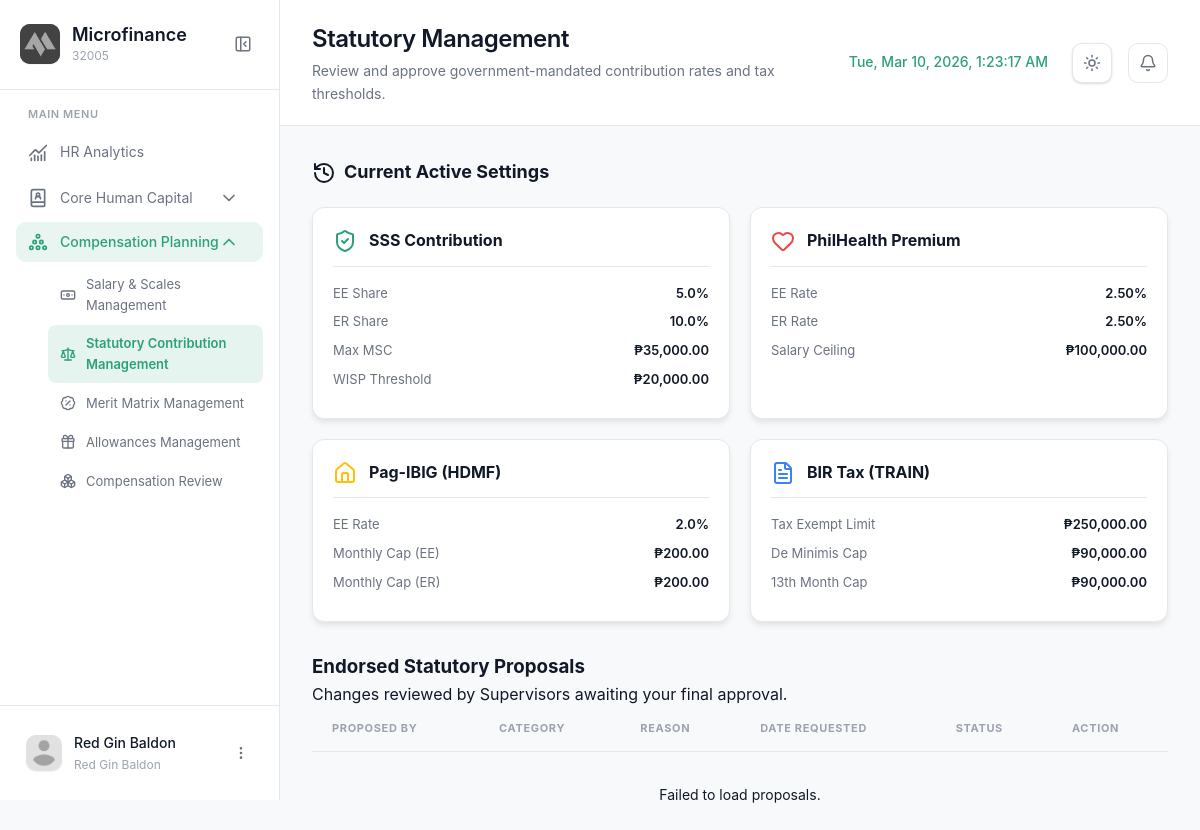
Screenshot of /modules/manager/statutorymgt.php (signed in) with the database file from the repository.
### tables this page shows
CREATE TABLE `sss_settings` (
  `period_id` int(11) NOT NULL,
  `employee_share_pct` decimal(5,2) DEFAULT NULL,
  `employer_share_pct` decimal(5,2) DEFAULT NULL,
  `max_msc_monthly` decimal(15,2) DEFAULT NULL,
  `wisp_threshold` decimal(15,2) DEFAULT NULL
);

CREATE TABLE `philhealth_settings` (
  `period_id` int(11) NOT NULL,
  `employee_share_pct` decimal(5,2) DEFAULT NULL,
  `employer_share_pct` decimal(5,2) DEFAULT NULL,
  `salary_ceiling` decimal(15,2) DEFAULT NULL
);

CREATE TABLE `pagibig_settings` (
  `period_id` int(11) NOT NULL,
  `employee_rate_pct` decimal(5,2) DEFAULT NULL,
  `monthly_cap_ee` decimal(15,2) DEFAULT NULL,
  `monthly_cap_er` decimal(15,2) DEFAULT NULL
);

CREATE TABLE `bir_tax_settings` (
  `period_id` int(11) NOT NULL,
  `tax_exempt_limit` decimal(15,2) DEFAULT NULL,
  `de_minimis_cap` decimal(15,2) DEFAULT NULL,
  `thirteenth_month_cap` decimal(15,2) DEFAULT NULL
);

### modules/manager/statutorymgt.php (the view, shortened to what this page needs)
<?php
$page = 'statutorymgt';
require_once '../../config/config.php';
$period_id = 1;
$sss_query = $conn->query("SELECT * FROM sss_settings WHERE period_id = $period_id");
$sss_data = $sss_query->fetch_assoc();
$ph_query = $conn->query("SELECT * FROM philhealth_settings WHERE period_id = $period_id");
$ph_data = $ph_query->fetch_assoc();
$pi_query = $conn->query("SELECT * FROM pagibig_settings WHERE period_id = $period_id");
$pi_data = $pi_query->fetch_assoc();
$bir_query = $conn->query("SELECT * FROM bir_tax_settings WHERE period_id = $period_id");
$bir_data = $bir_query->fetch_assoc();
function formatStatValue($val, $prefix = '₱') {
    return $prefix . number_format((float)$val, 2);
}
?>
<!DOCTYPE html>
<html lang="en">
<head>
  <link rel="stylesheet" href="../../css/statutorymgt.css?v=1.2">
  <link rel="stylesheet" href="../../css/notifications.css?v=1.1">
</head>
<body>
  <aside class="sidebar" id="sidebar">
    <div class="sidebar-header">
      <div class="logo-container">
        <div class="logo-wrapper">
          <img src="../../img/logo.png" alt="Logo" class="logo">
        </div>
        <div class="logo-text">
          <h2 class="app-name">Microfinance</h2>
          <span class="app-tagline">32005</span>
        </div>
      </div>
      <button class="sidebar-toggle" id="sidebarToggle">
        <i data-lucide="panel-left-close"></i>
      </button>
    </div>
    <nav class="sidebar-nav">
      <div class="nav-section">
        <span class="nav-section-title">MAIN MENU</span>
        <a href="dashboard.php" class="nav-item">
          <i data-lucide="chart-no-axes-combined"></i>
          <span>HR Analytics</span>
        </a>
        <div class="nav-item-group">
          <button class="nav-item has-submenu" data-module="banking">
            <div class="nav-item-content">
              <i data-lucide="book-user"></i>
              <span>Core Human Capital</span>
            </div>
            <i data-lucide="chevron-down" class="submenu-icon"></i>
          </button>
        </div>
        <div class="nav-item-group active">
          <button class="nav-item has-submenu active" data-module="planning">
            <div class="nav-item-content">
              <i data-lucide="circle-pile"></i>
              <span>Compensation Planning</span>
            </div>
            <i data-lucide="chevron-down" class="submenu-icon"></i>
          </button>
         <div class="submenu" id="submenu-planning">
             <a href="salarymgt.php" class="submenu-item <?php echo ($page === 'salarymgt') ? 'active' : ''; ?>">
              <i data-lucide="banknote"></i>
              <span>Salary & Scales Management</span>
            </a>
             <a href="statutorymgt.php" class="submenu-item <?php echo ($page === 'statutorymgt') ? 'active' : ''; ?>">
              <i data-lucide="scale"></i>
              <span>Statutory Contribution Management</span>
            </a>
            <a href="meritmatrixmgt.php" class="submenu-item <?php echo ($page === 'meritmatrixmgt') ? 'active' : ''; ?>">
              <i data-lucide="badge-percent"></i>
              <span>Merit Matrix Management</span>
            </a>
             <a href="allowancemgt.php" class="submenu-item <?php echo ($page === 'allowancemgt') ? 'active' : ''; ?>">
              <i data-lucide="gift"></i>
              <span>Allowances Management</span>
            </a>
             <a href="compensationrev.php" class="submenu-item <?php echo ($page === 'compensationrev') ? 'active' : ''; ?>">
              <i data-lucide="boxes"></i>
              <span>Compensation Review</span>
            </a>
          </div>
        </div>
      </div>
    </nav>
    <div class="sidebar-footer">
      <div class="user-profile">
        <div class="user-avatar"><img src="../../img/profile.png" alt="User"></div>
        <div class="user-info">
          <span class="user-name"><?php echo htmlspecialchars($_SESSION['username'] ?? 'Manager'); ?></span>
          <span class="user-role"><?php echo htmlspecialchars($_SESSION['user_role'] ?? 'HR Manager'); ?></span>
        </div>
        <button class="user-menu-btn" id="userMenuBtn"><i data-lucide="more-vertical"></i></button>
      </div>
    </div>
  </aside>
  <main class="main-content">
    <header class="page-header">
      <div class="header-left">
        <div class="header-title">
          <h1>Statutory Management</h1>
          <p>Review and approve government-mandated contribution rates and tax thresholds.</p>
        </div>
      </div>
      <div class="header-right">
                        <div class="header-clock">
          <span id="realTimeClock"></span>
        </div>
        <button class="theme-toggle" id="themeToggle" aria-label="Toggle theme">
          <i data-lucide="sun" class="sun-icon"></i>
        </button>
        <div class="header-notifications" style="position: relative;">
          <button class="icon-btn" id="notifBtn">
            <i data-lucide="bell"></i>
          </button>
        </div>
      </div>
    </header>
    <div class="content-wrapper">
        <h2 style="font-size: 18px; margin-bottom: 20px; display: flex; align-items: center; gap: 8px;">
            <i data-lucide="history"></i> Current Active Settings
        </h2>
        <div class="stat-cards-grid">
            <div class="stat-mini-card">
                <div class="smc-header">
                    <i data-lucide="shield-check" style="color:#2ca078"></i>
                    <h4>SSS Contribution</h4>
                </div>
                <div class="smc-row"><span class="smc-label">EE Share</span><span class="smc-val"><?php echo number_format($sss_data['employee_share_pct'] ?? 0, 1); ?>%</span></div>
                <div class="smc-row"><span class="smc-label">ER Share</span><span class="smc-val"><?php echo number_format($sss_data['employer_share_pct'] ?? 0, 1); ?>%</span></div>
                <div class="smc-row"><span class="smc-label">Max MSC</span><span class="smc-val"><?php echo formatStatValue($sss_data['max_msc_monthly'] ?? 0); ?></span></div>
                <div class="smc-row"><span class="smc-label">WISP Threshold</span><span class="smc-val"><?php echo formatStatValue($sss_data['wisp_threshold'] ?? 0); ?></span></div>
            </div>
            <div class="stat-mini-card">
                <div class="smc-header">
                    <i data-lucide="heart" style="color:#ef4444"></i>
                    <h4>PhilHealth Premium</h4>
                </div>
                <div class="smc-row"><span class="smc-label">EE Rate</span><span class="smc-val"><?php echo number_format($ph_data['employee_share_pct'] ?? 0, 2); ?>%</span></div>
                <div class="smc-row"><span class="smc-label">ER Rate</span><span class="smc-val"><?php echo number_format($ph_data['employer_share_pct'] ?? 0, 2); ?>%</span></div>
                <div class="smc-row"><span class="smc-label">Salary Ceiling</span><span class="smc-val"><?php echo formatStatValue($ph_data['salary_ceiling'] ?? 0); ?></span></div>
            </div>
            <div class="stat-mini-card">
                <div class="smc-header">
                    <i data-lucide="home" style="color:#ffc107"></i>
                    <h4>Pag-IBIG (HDMF)</h4>
                </div>
                <div class="smc-row"><span class="smc-label">EE Rate</span><span class="smc-val"><?php echo number_format($pi_data['employee_rate_pct'] ?? 0, 1); ?>%</span></div>
                <div class="smc-row"><span class="smc-label">Monthly Cap (EE)</span><span class="smc-val"><?php echo formatStatValue($pi_data['monthly_cap_ee'] ?? 0); ?></span></div>
                <div class="smc-row"><span class="smc-label">Monthly Cap (ER)</span><span class="smc-val"><?php echo formatStatValue($pi_data['monthly_cap_er'] ?? 0); ?></span></div>
            </div>
            <div class="stat-mini-card">
                <div class="smc-header">
                    <i data-lucide="file-text" style="color:#3b82f6"></i>
                    <h4>BIR Tax (TRAIN)</h4>
                </div>
                <div class="smc-row"><span class="smc-label">Tax Exempt Limit</span><span class="smc-val"><?php echo formatStatValue($bir_data['tax_exempt_limit'] ?? 0); ?></span></div>
                <div class="smc-row"><span class="smc-label">De Minimis Cap</span><span class="smc-val"><?php echo formatStatValue($bir_data['de_minimis_cap'] ?? 0); ?></span></div>
                <div class="smc-row"><span class="smc-label">13th Month Cap</span><span class="smc-val"><?php echo formatStatValue($bir_data['thirteenth_month_cap'] ?? 0); ?></span></div>
            </div>
        </div>
        <div class="content-card">
            <div class="card-header">
                <div class="card-header-left">
                    <h3 class="card-title">Endorsed Statutory Proposals</h3>
                    <p class="card-subtitle">Changes reviewed by Supervisors awaiting your final approval.</p>
                </div>
            </div>
            <div class="card-body">
                <div class="data-table">
                    <table id="endorsedStatutoryTable">
                        <thead>
                            <tr>
                                <th>Proposed By</th>
                                <th>Category</th>
                                <th>Reason</th>
                                <th>Date Requested</th>
                                <th>Status</th>
                                <th>Action</th>
                            </tr>
                        </thead>
                        <tbody id="endorsedStatutoryBody">
                        </tbody>
                    </table>
                </div>
            </div>
        </div>
    </div>
  </main>
</body>
</html>

### css/notifications.css (style rules this page uses)
.icon-btn { position: relative; width: 40px; height: 40px; border-radius: 10px; background: var(--surface); border: 1px solid var(--border-color); cursor: pointer; display: flex; align-items: center; justify-content: center; color: var(--text-secondary); transition: var(--transition); flex-shrink: 0; }

### modules/manager/statutorymgt.php (style rules this page uses)
.stat-cards-grid { display: grid; grid-template-columns: repeat(auto-fit, minmax(300px, 1fr)); gap: 20px; margin-bottom: 30px; }
.stat-mini-card { background: var(--surface); border-radius: 12px; padding: 20px; border: 1px solid var(--border-color); box-shadow: 0 4px 6px -1px rgba(0,0,0,0.1); }
.smc-header { display: flex; align-items: center; gap: 12px; margin-bottom: 16px; padding-bottom: 12px; border-bottom: 1px solid var(--border-color); }
.smc-header h4 { font-size: 16px; margin: 0; color: var(--text-primary); }
.smc-row { display: flex; justify-content: space-between; margin-bottom: 8px; font-size: 13px; }
.smc-label { color: var(--text-secondary); }
.smc-val { font-weight: 600; color: var(--text-primary); }

### rows the page displays
sss_settings: employee_share_pct "5.0", employer_share_pct "10.0", max_msc_monthly "₱35,000.00", wisp_threshold "₱20,000.00"
philhealth_settings: employee_share_pct "2.50", employer_share_pct "2.50", salary_ceiling "₱100,000.00"
pagibig_settings: employee_rate_pct "2.0", monthly_cap_ee "₱200.00", monthly_cap_er "₱200.00"
bir_tax_settings: tax_exempt_limit "₱250,000.00", de_minimis_cap "₱90,000.00", thirteenth_month_cap "₱90,000.00"

### other values shown
$_SESSION['username'] "Red Gin Baldon"
$_SESSION['user_role'] "Red Gin Baldon"
